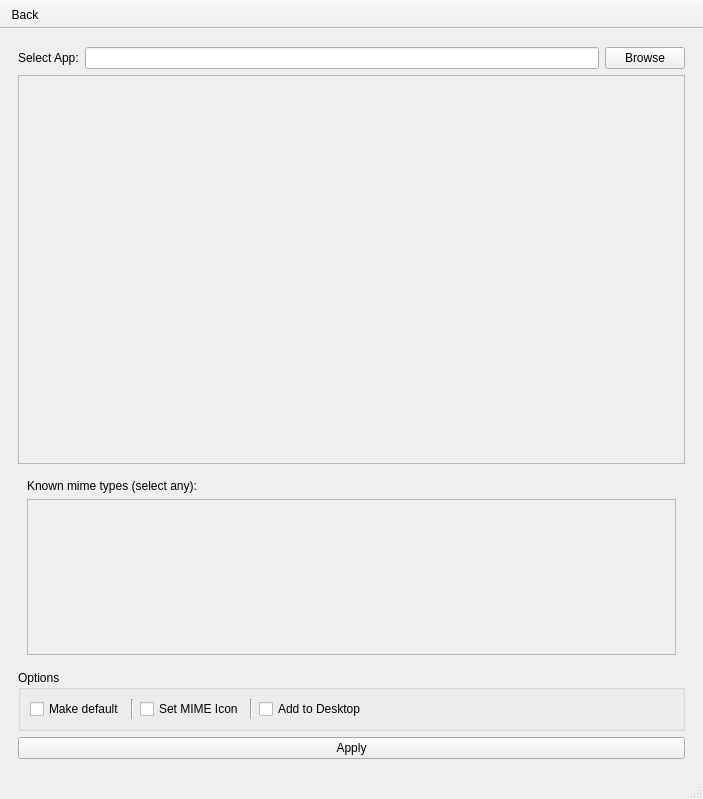
<?xml version="1.0" encoding="UTF-8"?>
<ui version="4.0">
 <class>Integrator</class>
 <widget class="QMainWindow" name="Integrator">
  <property name="geometry">
   <rect>
    <x>0</x>
    <y>0</y>
    <width>703</width>
    <height>799</height>
   </rect>
  </property>
  <property name="windowTitle">
   <string>App Integrator</string>
  </property>
  <widget class="QWidget" name="centralwidget">
   <property name="autoFillBackground">
    <bool>true</bool>
   </property>
   <layout class="QVBoxLayout" name="verticalLayout_4">
    <item>
     <widget class="QStackedWidget" name="stackedWidget">
      <property name="enabled">
       <bool>true</bool>
      </property>
      <property name="sizePolicy">
       <sizepolicy hsizetype="Expanding" vsizetype="Expanding">
        <horstretch>0</horstretch>
        <verstretch>0</verstretch>
       </sizepolicy>
      </property>
      <property name="currentIndex">
       <number>1</number>
      </property>
      <widget class="QWidget" name="page_1">
       <property name="sizePolicy">
        <sizepolicy hsizetype="Expanding" vsizetype="Expanding">
         <horstretch>0</horstretch>
         <verstretch>0</verstretch>
        </sizepolicy>
       </property>
       <layout class="QVBoxLayout" name="verticalLayout_8">
        <item>
         <layout class="QVBoxLayout" name="layoutStartMenu">
          <property name="spacing">
           <number>20</number>
          </property>
          <property name="topMargin">
           <number>0</number>
          </property>
          <item>
           <widget class="QFrame" name="frameCreateDesktop">
            <property name="frameShape">
             <enum>QFrame::Shape::StyledPanel</enum>
            </property>
            <property name="frameShadow">
             <enum>QFrame::Shadow::Raised</enum>
            </property>
            <property name="lineWidth">
             <number>4</number>
            </property>
            <property name="midLineWidth">
             <number>0</number>
            </property>
            <layout class="QVBoxLayout" name="verticalLayout_9" stretch="1,0">
             <item>
              <widget class="QLabel" name="label">
               <property name="text">
                <string>Create a desktop file based on an AppImage</string>
               </property>
              </widget>
             </item>
             <item>
              <widget class="QPushButton" name="btnMenuCreateDesktop">
               <property name="sizePolicy">
                <sizepolicy hsizetype="Preferred" vsizetype="Preferred">
                 <horstretch>0</horstretch>
                 <verstretch>0</verstretch>
                </sizepolicy>
               </property>
               <property name="minimumSize">
                <size>
                 <width>0</width>
                 <height>0</height>
                </size>
               </property>
               <property name="text">
                <string>Create desktop file</string>
               </property>
              </widget>
             </item>
            </layout>
           </widget>
          </item>
          <item>
           <widget class="QFrame" name="frameEditDesktop">
            <property name="frameShape">
             <enum>QFrame::Shape::StyledPanel</enum>
            </property>
            <property name="frameShadow">
             <enum>QFrame::Shadow::Raised</enum>
            </property>
            <property name="lineWidth">
             <number>4</number>
            </property>
            <layout class="QVBoxLayout" name="verticalLayout_7" stretch="1,0">
             <property name="topMargin">
              <number>6</number>
             </property>
             <item>
              <widget class="QLabel" name="label_3">
               <property name="text">
                <string>Edit an existing desktop file</string>
               </property>
              </widget>
             </item>
             <item>
              <widget class="QPushButton" name="btnMenuEditDesktop">
               <property name="sizePolicy">
                <sizepolicy hsizetype="Preferred" vsizetype="Preferred">
                 <horstretch>0</horstretch>
                 <verstretch>0</verstretch>
                </sizepolicy>
               </property>
               <property name="minimumSize">
                <size>
                 <width>0</width>
                 <height>0</height>
                </size>
               </property>
               <property name="baseSize">
                <size>
                 <width>0</width>
                 <height>0</height>
                </size>
               </property>
               <property name="text">
                <string>Edit desktop file</string>
               </property>
              </widget>
             </item>
            </layout>
           </widget>
          </item>
          <item>
           <widget class="QFrame" name="frameUninstall">
            <property name="frameShape">
             <enum>QFrame::Shape::StyledPanel</enum>
            </property>
            <property name="frameShadow">
             <enum>QFrame::Shadow::Raised</enum>
            </property>
            <property name="lineWidth">
             <number>4</number>
            </property>
            <layout class="QVBoxLayout" name="verticalLayout_5" stretch="1,0">
             <property name="topMargin">
              <number>6</number>
             </property>
             <item>
              <widget class="QLabel" name="label_2">
               <property name="text">
                <string>Uninstall using a desktop file. Removes the .desktop file, the icon and restores the MIME types.</string>
               </property>
              </widget>
             </item>
             <item>
              <widget class="QPushButton" name="btnMenuUninstall">
               <property name="text">
                <string>Uninstall</string>
               </property>
              </widget>
             </item>
            </layout>
           </widget>
          </item>
         </layout>
        </item>
        <item>
         <spacer name="verticalSpacer">
          <property name="orientation">
           <enum>Qt::Orientation::Vertical</enum>
          </property>
          <property name="sizeHint" stdset="0">
           <size>
            <width>20</width>
            <height>40</height>
           </size>
          </property>
         </spacer>
        </item>
       </layout>
      </widget>
      <widget class="QWidget" name="page_2">
       <property name="sizePolicy">
        <sizepolicy hsizetype="Expanding" vsizetype="Expanding">
         <horstretch>0</horstretch>
         <verstretch>0</verstretch>
        </sizepolicy>
       </property>
       <layout class="QVBoxLayout" name="verticalLayout_2" stretch="0,2,1,0,0">
        <item>
         <layout class="QHBoxLayout" name="layoutSelectApp">
          <item>
           <widget class="QLabel" name="label_10">
            <property name="text">
             <string>Select App:</string>
            </property>
           </widget>
          </item>
          <item>
           <widget class="FileDropLineEdit" name="inputAppPath">
            <property name="readOnly">
             <bool>true</bool>
            </property>
           </widget>
          </item>
          <item>
           <widget class="QPushButton" name="btnBrowse">
            <property name="text">
             <string>Browse</string>
            </property>
           </widget>
          </item>
         </layout>
        </item>
        <item>
         <layout class="QVBoxLayout" name="layoutDesktopFields">
          <property name="spacing">
           <number>6</number>
          </property>
          <item>
           <widget class="QScrollArea" name="scrollAreaLayoutDesktopFields">
            <property name="widgetResizable">
             <bool>true</bool>
            </property>
            <widget class="QWidget" name="scrollAreaWidgetContents_3">
             <property name="geometry">
              <rect>
               <x>0</x>
               <y>0</y>
               <width>677</width>
               <height>351</height>
              </rect>
             </property>
            </widget>
           </widget>
          </item>
         </layout>
        </item>
        <item>
         <layout class="QVBoxLayout" name="layoutMimeTypesList" stretch="0">
          <property name="sizeConstraint">
           <enum>QLayout::SizeConstraint::SetDefaultConstraint</enum>
          </property>
          <item>
           <widget class="QWidget" name="widgetMimeTypes" native="true">
            <layout class="QVBoxLayout" name="verticalLayout">
             <property name="spacing">
              <number>6</number>
             </property>
             <item>
              <widget class="QLabel" name="label_11">
               <property name="text">
                <string>Known mime types (select any):</string>
               </property>
              </widget>
             </item>
             <item>
              <widget class="QScrollArea" name="knownMimeTypes">
               <property name="sizePolicy">
                <sizepolicy hsizetype="Expanding" vsizetype="Expanding">
                 <horstretch>0</horstretch>
                 <verstretch>1</verstretch>
                </sizepolicy>
               </property>
               <property name="minimumSize">
                <size>
                 <width>0</width>
                 <height>0</height>
                </size>
               </property>
               <property name="sizeAdjustPolicy">
                <enum>QAbstractScrollArea::SizeAdjustPolicy::AdjustToContents</enum>
               </property>
               <property name="widgetResizable">
                <bool>true</bool>
               </property>
               <widget class="QWidget" name="scrollAreaWidgetContents">
                <property name="geometry">
                 <rect>
                  <x>0</x>
                  <y>0</y>
                  <width>661</width>
                  <height>131</height>
                 </rect>
                </property>
                <property name="sizePolicy">
                 <sizepolicy hsizetype="Expanding" vsizetype="Expanding">
                  <horstretch>0</horstretch>
                  <verstretch>1</verstretch>
                 </sizepolicy>
                </property>
                <layout class="QVBoxLayout" name="verticalLayout_3"/>
               </widget>
              </widget>
             </item>
            </layout>
           </widget>
          </item>
         </layout>
        </item>
        <item>
         <widget class="QGroupBox" name="layoutOptions">
          <property name="title">
           <string>Options</string>
          </property>
          <layout class="QGridLayout" name="gridLayout" columnstretch="0,0,0,0,0,0,0">
           <item row="1" column="0">
            <layout class="QHBoxLayout" name="layoutMakeDefault">
             <item>
              <widget class="QCheckBox" name="cbMakeDefault">
               <property name="sizePolicy">
                <sizepolicy hsizetype="Maximum" vsizetype="Fixed">
                 <horstretch>0</horstretch>
                 <verstretch>0</verstretch>
                </sizepolicy>
               </property>
               <property name="text">
                <string>Make default</string>
               </property>
              </widget>
             </item>
            </layout>
           </item>
           <item row="1" column="2">
            <layout class="QHBoxLayout" name="layoutSetMIMEicon">
             <item>
              <widget class="QCheckBox" name="cbSetMIMEicon">
               <property name="text">
                <string>Set MIME Icon</string>
               </property>
              </widget>
             </item>
            </layout>
           </item>
           <item row="1" column="1">
            <widget class="Line" name="line">
             <property name="orientation">
              <enum>Qt::Orientation::Vertical</enum>
             </property>
            </widget>
           </item>
           <item row="1" column="5">
            <layout class="QHBoxLayout" name="layoutAddToDesktop">
             <item>
              <widget class="QCheckBox" name="cbAddToDesktop">
               <property name="sizePolicy">
                <sizepolicy hsizetype="Maximum" vsizetype="Fixed">
                 <horstretch>0</horstretch>
                 <verstretch>0</verstretch>
                </sizepolicy>
               </property>
               <property name="text">
                <string>Add to Desktop</string>
               </property>
              </widget>
             </item>
            </layout>
           </item>
           <item row="1" column="3">
            <widget class="Line" name="line_2">
             <property name="orientation">
              <enum>Qt::Orientation::Vertical</enum>
             </property>
            </widget>
           </item>
           <item row="1" column="6">
            <spacer name="horizontalSpacer">
             <property name="orientation">
              <enum>Qt::Orientation::Horizontal</enum>
             </property>
             <property name="sizeHint" stdset="0">
              <size>
               <width>40</width>
               <height>20</height>
              </size>
             </property>
            </spacer>
           </item>
          </layout>
         </widget>
        </item>
        <item>
         <layout class="QGridLayout" name="layoutButton">
          <item row="5" column="0">
           <widget class="QPushButton" name="btnDo">
            <property name="text">
             <string>Apply</string>
            </property>
           </widget>
          </item>
         </layout>
        </item>
       </layout>
      </widget>
      <widget class="QWidget" name="page_4">
       <layout class="QVBoxLayout" name="verticalLayout_6" stretch="0,1,0">
        <item>
         <layout class="QFormLayout" name="formLayout">
          <property name="formAlignment">
           <set>Qt::AlignmentFlag::AlignRight|Qt::AlignmentFlag::AlignTop|Qt::AlignmentFlag::AlignTrailing</set>
          </property>
          <item row="3" column="1">
           <layout class="QHBoxLayout" name="layoutIconPath">
            <item>
             <widget class="QLineEdit" name="inputIconPath"/>
            </item>
           </layout>
          </item>
          <item row="3" column="0">
           <widget class="QLabel" name="label_5">
            <property name="text">
             <string>Icon:</string>
            </property>
           </widget>
          </item>
          <item row="2" column="1">
           <layout class="QHBoxLayout" name="layoutMimeTypes">
            <item>
             <widget class="QLineEdit" name="inputMimeTypes"/>
            </item>
           </layout>
          </item>
          <item row="2" column="0">
           <widget class="QLabel" name="label_6">
            <property name="text">
             <string>MIME types:</string>
            </property>
           </widget>
          </item>
          <item row="4" column="1">
           <layout class="QHBoxLayout" name="layoutIconSearch">
            <item>
             <widget class="QLineEdit" name="inputIconSearch"/>
            </item>
           </layout>
          </item>
          <item row="4" column="0">
           <widget class="QLabel" name="label_4">
            <property name="text">
             <string>Search:</string>
            </property>
           </widget>
          </item>
         </layout>
        </item>
        <item>
         <widget class="QSplitter" name="splitter">
          <property name="lineWidth">
           <number>1</number>
          </property>
          <property name="orientation">
           <enum>Qt::Orientation::Vertical</enum>
          </property>
          <property name="handleWidth">
           <number>4</number>
          </property>
          <widget class="QScrollArea" name="iconsBrowser">
           <property name="widgetResizable">
            <bool>true</bool>
           </property>
           <widget class="QWidget" name="scrollAreaWidgetContents_2">
            <property name="geometry">
             <rect>
              <x>0</x>
              <y>0</y>
              <width>679</width>
              <height>433</height>
             </rect>
            </property>
           </widget>
          </widget>
          <widget class="QScrollArea" name="mimeTypes">
           <property name="sizePolicy">
            <sizepolicy hsizetype="Expanding" vsizetype="Maximum">
             <horstretch>0</horstretch>
             <verstretch>1</verstretch>
            </sizepolicy>
           </property>
           <property name="widgetResizable">
            <bool>true</bool>
           </property>
           <widget class="QWidget" name="scrollAreaWidgetContents_4">
            <property name="geometry">
             <rect>
              <x>0</x>
              <y>0</y>
              <width>679</width>
              <height>16</height>
             </rect>
            </property>
            <property name="sizePolicy">
             <sizepolicy hsizetype="Preferred" vsizetype="Maximum">
              <horstretch>0</horstretch>
              <verstretch>0</verstretch>
             </sizepolicy>
            </property>
           </widget>
          </widget>
         </widget>
        </item>
        <item>
         <widget class="QPushButton" name="btnApplyMimeIcon">
          <property name="text">
           <string>Apply</string>
          </property>
         </widget>
        </item>
       </layout>
      </widget>
      <widget class="QWidget" name="page_3">
       <layout class="QVBoxLayout" name="verticalLayout_11">
        <item>
         <layout class="QHBoxLayout" name="layoutBrowse">
          <item>
           <widget class="QLabel" name="label_12">
            <property name="text">
             <string>Select App:</string>
            </property>
           </widget>
          </item>
          <item>
           <widget class="QLineEdit" name="le_uninstall_path">
            <property name="sizePolicy">
             <sizepolicy hsizetype="Expanding" vsizetype="Fixed">
              <horstretch>0</horstretch>
              <verstretch>0</verstretch>
             </sizepolicy>
            </property>
            <property name="readOnly">
             <bool>true</bool>
            </property>
           </widget>
          </item>
          <item>
           <widget class="QPushButton" name="btnBrowseUninstall">
            <property name="sizePolicy">
             <sizepolicy hsizetype="Minimum" vsizetype="Fixed">
              <horstretch>0</horstretch>
              <verstretch>0</verstretch>
             </sizepolicy>
            </property>
            <property name="text">
             <string>Browse</string>
            </property>
           </widget>
          </item>
         </layout>
        </item>
        <item>
         <layout class="QVBoxLayout" name="layoutAppInfo">
          <property name="topMargin">
           <number>25</number>
          </property>
          <property name="bottomMargin">
           <number>25</number>
          </property>
          <item>
           <widget class="QLabel" name="lbl_uninstall_icon">
            <property name="sizePolicy">
             <sizepolicy hsizetype="Fixed" vsizetype="Fixed">
              <horstretch>0</horstretch>
              <verstretch>0</verstretch>
             </sizepolicy>
            </property>
            <property name="minimumSize">
             <size>
              <width>64</width>
              <height>64</height>
             </size>
            </property>
            <property name="frameShape">
             <enum>QFrame::Shape::NoFrame</enum>
            </property>
            <property name="text">
             <string/>
            </property>
            <property name="alignment">
             <set>Qt::AlignmentFlag::AlignCenter</set>
            </property>
           </widget>
          </item>
          <item>
           <widget class="QLabel" name="lbl_uninstall_name">
            <property name="text">
             <string/>
            </property>
           </widget>
          </item>
         </layout>
        </item>
        <item>
         <widget class="QPushButton" name="btnDeintegrate">
          <property name="text">
           <string>Deintegrate</string>
          </property>
         </widget>
        </item>
        <item>
         <spacer name="verticalSpacer_2">
          <property name="orientation">
           <enum>Qt::Orientation::Vertical</enum>
          </property>
          <property name="sizeHint" stdset="0">
           <size>
            <width>20</width>
            <height>40</height>
           </size>
          </property>
         </spacer>
        </item>
       </layout>
      </widget>
     </widget>
    </item>
   </layout>
  </widget>
  <widget class="QStatusBar" name="statusbar"/>
  <widget class="QToolBar" name="toolBar">
   <property name="windowTitle">
    <string>toolBar</string>
   </property>
   <property name="movable">
    <bool>false</bool>
   </property>
   <property name="toolButtonStyle">
    <enum>Qt::ToolButtonStyle::ToolButtonTextBesideIcon</enum>
   </property>
   <property name="floatable">
    <bool>false</bool>
   </property>
   <attribute name="toolBarArea">
    <enum>TopToolBarArea</enum>
   </attribute>
   <attribute name="toolBarBreak">
    <bool>false</bool>
   </attribute>
   <addaction name="actionHome"/>
  </widget>
  <action name="actionHome">
   <property name="icon">
    <iconset theme="QIcon::ThemeIcon::GoPrevious"/>
   </property>
   <property name="text">
    <string>Back</string>
   </property>
  </action>
  <action name="actionClose">
   <property name="text">
    <string>Close</string>
   </property>
   <property name="menuRole">
    <enum>QAction::MenuRole::QuitRole</enum>
   </property>
  </action>
  <action name="actionAbout">
   <property name="text">
    <string>About</string>
   </property>
   <property name="menuRole">
    <enum>QAction::MenuRole::AboutRole</enum>
   </property>
  </action>
  <action name="actionSetMimeIcon">
   <property name="text">
    <string>Set MIME Icon</string>
   </property>
   <property name="menuRole">
    <enum>QAction::MenuRole::NoRole</enum>
   </property>
  </action>
  <action name="actionFindMimeType">
   <property name="text">
    <string>Find MIME Type</string>
   </property>
   <property name="menuRole">
    <enum>QAction::MenuRole::NoRole</enum>
   </property>
  </action>
  <action name="actionUtilities">
   <property name="text">
    <string>Utilities</string>
   </property>
   <property name="menuRole">
    <enum>QAction::MenuRole::NoRole</enum>
   </property>
  </action>
 </widget>
 <customwidgets>
  <customwidget>
   <class>FileDropLineEdit</class>
   <extends>QLineEdit</extends>
   <header>CustomWidgets</header>
  </customwidget>
 </customwidgets>
 <resources/>
 <connections/>
</ui>
